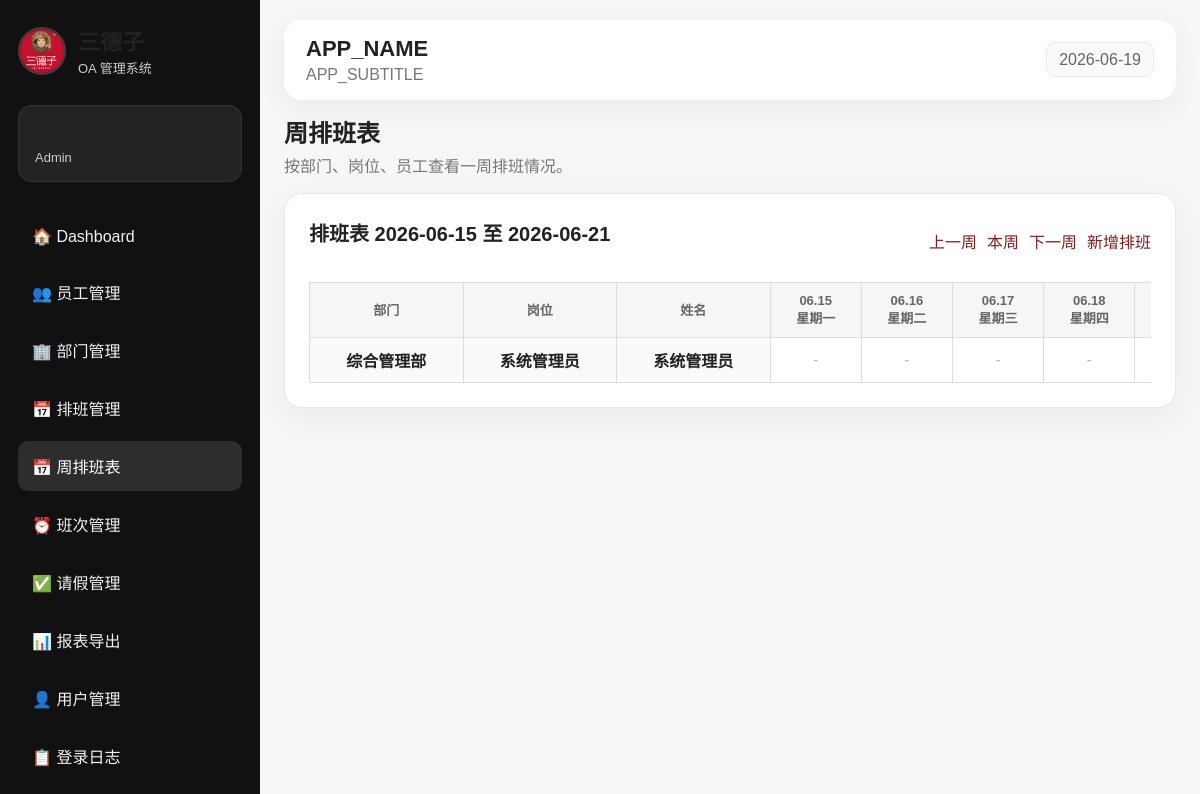
/weekly_schedule.php (signed in), run on the app's committed database.
### tables this page shows
CREATE TABLE schedules (
    id          INT AUTO_INCREMENT PRIMARY KEY,
    employee_id INT NOT NULL,
    shift_id    INT NOT NULL,
    work_date   DATE NOT NULL,
    remark      VARCHAR(255),
    created_by  INT NULL,
    created_at  TIMESTAMP DEFAULT CURRENT_TIMESTAMP,
    FOREIGN KEY (employee_id) REFERENCES employees(id) ON DELETE CASCADE,
    FOREIGN KEY (shift_id)    REFERENCES shifts(id)    ON DELETE CASCADE,
    FOREIGN KEY (created_by)  REFERENCES users(id)     ON DELETE SET NULL,
    UNIQUE KEY unique_employee_date (employee_id, work_date)
);

CREATE TABLE employees (
    id            INT AUTO_INCREMENT PRIMARY KEY,
    name          VARCHAR(100) NOT NULL,
    department_id INT NULL,
    position      VARCHAR(100) NOT NULL,
    phone         VARCHAR(50),
    email         VARCHAR(150),
    status        ENUM('active','inactive') NOT NULL DEFAULT 'active',
    created_at    TIMESTAMP DEFAULT CURRENT_TIMESTAMP,
    FOREIGN KEY (department_id) REFERENCES departments(id) ON DELETE SET NULL
);

CREATE TABLE departments (
    id          INT AUTO_INCREMENT PRIMARY KEY,
    name        VARCHAR(100) NOT NULL,
    description VARCHAR(255),
    created_at  TIMESTAMP DEFAULT CURRENT_TIMESTAMP
);

### auth.php (called while the page is built, shortened)
<?php
function safe($value) {
    return htmlspecialchars((string)$value, ENT_QUOTES, 'UTF-8');
}
?>

### weekly_schedule.php (the view, shortened to what this page needs)
<?php
require_once __DIR__ . '/header.php';
function getWeekDates($startDate = null) {
    $date = $startDate ? new DateTime($startDate) : new DateTime();
    $dayOfWeek = (int)$date->format('N');
    $date->modify('-' . ($dayOfWeek - 1) . ' days');
    $week = [];
    for ($i = 0; $i < 7; $i++) {
        $d = clone $date;
        $d->modify("+$i days");
        $week[] = $d;
    }
    return $week;
}
$startDate = $_GET['week'] ?? date('Y-m-d');
$weekDates = getWeekDates($startDate);
$weekStart = $weekDates[0]->format('Y-m-d');
$weekEnd = $weekDates[6]->format('Y-m-d');
$prevWeek = (new DateTime($weekStart))->modify('-7 days')->format('Y-m-d');
$nextWeek = (new DateTime($weekStart))->modify('+7 days')->format('Y-m-d');
$employees = $pdo->query("
    SELECT
        e.id,
        e.name,
        e.position,
        d.name AS department_name
    FROM employees e
    LEFT JOIN departments d ON e.department_id = d.id
    WHERE e.status = 'active'
    ORDER BY d.id ASC, e.id ASC
")->fetchAll();
$stmt = $pdo->prepare("
    SELECT
        s.employee_id,
        s.work_date,
        sh.name AS shift_name,
        sh.start_time,
        sh.end_time
    FROM schedules s
    JOIN shifts sh ON s.shift_id = sh.id
    WHERE s.work_date BETWEEN ? AND ?
");
$stmt->execute([$weekStart, $weekEnd]);
$scheduleRows = $stmt->fetchAll();
$scheduleMap = [];
foreach ($scheduleRows as $row) {
    $scheduleMap[$row['employee_id']][$row['work_date']] = $row;
}
$weekNames = ['星期一','星期二','星期三','星期四','星期五','星期六','星期日'];
?>
<div class="page-title">
    <h2>周排班表</h2>
    <p>按部门、岗位、员工查看一周排班情况。</p>
</div>
<section class="panel">
    <div class="week-toolbar">
        <div>
            <h2>排班表 <?= safe($weekStart) ?> 至 <?= safe($weekEnd) ?></h2>
        </div>
        <div class="actions">
            <a class="btn secondary" href="weekly_schedule.php?week=<?= safe($prevWeek) ?>">上一周</a>
            <a class="btn" href="weekly_schedule.php">本周</a>
            <a class="btn secondary" href="weekly_schedule.php?week=<?= safe($nextWeek) ?>">下一周</a>
            <a class="btn" href="schedule.php">新增排班</a>
        </div>
    </div>
    <div class="schedule-table-wrap">
        <table class="week-table">
            <tr>
                <th>部门</th>
                <th>岗位</th>
                <th>姓名</th>
                <?php foreach ($weekDates as $index => $date): ?>
                    <th>
                        <?= safe($date->format('m.d')) ?><br>
                        <?= safe($weekNames[$index]) ?>
                    </th>
                <?php endforeach; ?>
            </tr>
            <?php if (empty($employees)): ?>
                <tr>
                    <td colspan="10" style="color:#999;">暂无员工资料</td>
                </tr>
            <?php else: ?>
                <?php foreach ($employees as $emp): ?>
                    <tr>
                        <td class="info"><?= safe($emp['department_name'] ?? '-') ?></td>
                        <td class="info"><?= safe($emp['position'] ?? '-') ?></td>
                        <td class="info"><?= safe($emp['name']) ?></td>
                        <?php foreach ($weekDates as $date): ?>
                            <?php
                                $day = $date->format('Y-m-d');
                                $shift = $scheduleMap[$emp['id']][$day] ?? null;
                            ?>
                            <td>
                                <?php if ($shift): ?>
                                    <span class="shift-badge <?= safe(shiftClass($shift['shift_name'])) ?>">
                                        <?= safe($shift['shift_name']) ?>
                                        <span class="shift-time">
                                            <?= safe(shortTimeText($shift['start_time'], $shift['end_time'])) ?>
                                        </span>
                                    </span>
                                <?php else: ?>
                                    <span class="empty-shift">-</span>
                                <?php endif; ?>
                            </td>
                        <?php endforeach; ?>
                    </tr>
                <?php endforeach; ?>
            <?php endif; ?>
        </table>
    </div>
</section>
<?php require_once __DIR__ . '/footer.php'; ?>

### assets/style.css (style rules this page uses)
* { box-sizing: border-box; }
:root { --primary: #8b1a1a; --primary-dark: #641010; --bg: #f5f6f8; --card: #ffffff; --text: #222; --muted: #777; --border: #e8e8e8; --green: #2e7d32; }
body { margin: 0; font-family: Arial, "Microsoft YaHei", sans-serif; background: var(--bg); color: var(--text); }
a { color: var(--primary); text-decoration: none; }
.page-title { margin-bottom: 14px; }
.page-title h2 { margin: 0; font-size: 24px; }
.page-title p { color: var(--muted); margin-top: 4px; }
.panel { background: white; border-radius: 18px; padding: 24px; box-shadow: 0 10px 30px rgba(0,0,0,0.05); border: 1px solid var(--border); margin-bottom: 24px; }
.panel h2 { margin-top: 0; font-size: 20px; }
table { width: 100%; border-collapse: collapse; overflow: hidden; }
th { text-align: left; background: #fafafa; color: #666; font-size: 13px; }
th, td { padding: 13px 12px; border-bottom: 1px solid #eee; }

### weekly_schedule.php (style rules this page uses)
.week-toolbar { display:flex; justify-content:space-between; align-items:center; gap:12px; margin-bottom:18px; }
.week-toolbar .actions { display:flex; gap:10px; }
.schedule-table-wrap { overflow-x:auto; }
.week-table { width:100%; border-collapse:collapse; min-width:1100px; background:#fff; }
.week-table th, .week-table td { border:1px solid #ddd; padding:10px; text-align:center; vertical-align:middle; }
.week-table th { background:#f6f6f6; font-weight:700; }
.week-table td.info { background:#fafafa; font-weight:600; }
.empty-shift { color:#bbb; }

### data on the page
schedules: work_date "2026-06-21"
employees: department.name "综合管理部", position "系统管理员", name "系统管理员"

### other printed values
safe($user['role']) "Admin"
safe(APP_NAME) "APP_NAME"
safe(APP_SUBTITLE) "APP_SUBTITLE"
safe($weekStart) "2026-06-15"
safe($date->format('m.d')) "06.15"
safe($weekNames[$index]) "星期一"
safe($date->format('m.d')) "06.16"
safe($weekNames[$index]) "星期二"
safe($date->format('m.d')) "06.17"
safe($weekNames[$index]) "星期三"
safe($date->format('m.d')) "06.18"
safe($weekNames[$index]) "星期四"
